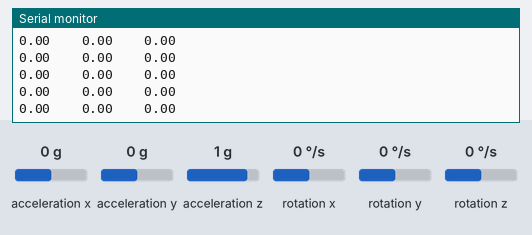
Bench run of a sketch on a simulated Arduino Uno, built with avr-gcc and run on an emulated ATmega328P. Shown: the last lines printed to the serial monitor. Wiring (inferred from the names in the program): MPU-6050 motion sensor at I2C address 0x68. The inputs (shaded band) are chosen by the test bench; at power-on: acceleration x 0 g, acceleration z 1 g, acceleration y 0 g, rotation x 0 °/s, rotation y 0 °/s, rotation z 0 °/s.

Above: at 1.2 s.
1.3 s: acceleration x set to 0.8 g
At 2.2 s:
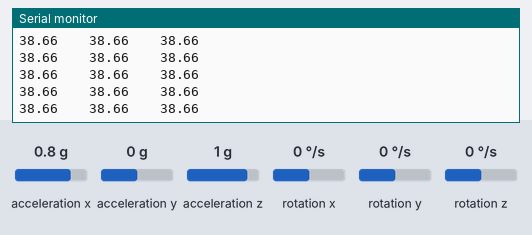
4.3 s: acceleration z set to -1.4 g
At 5.1 s:
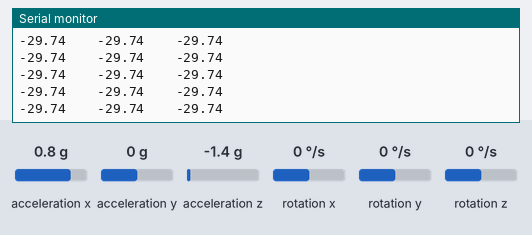
5.8 s: acceleration x set to 0 g
At 6.5 s:
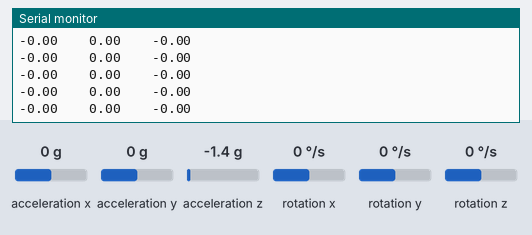
8.8 s: acceleration z set to 0 g
At 9.5 s:
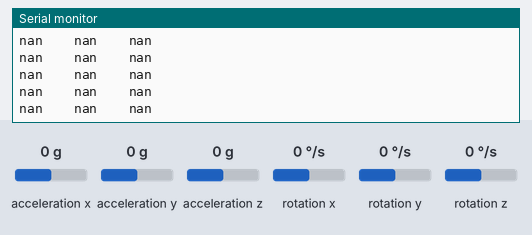
10.3 s: acceleration x set to -1.4 g
At 11.4 s:
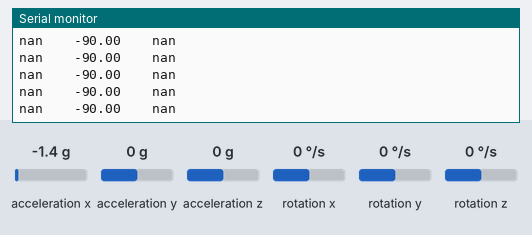
12.2 s: acceleration z set to -0.8 g
At 13.2 s:
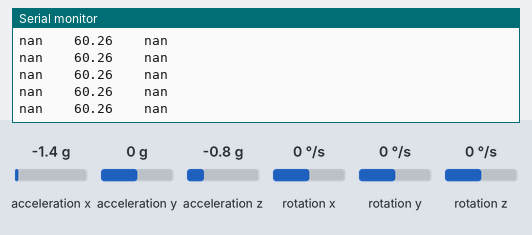
Timing chart, 0 to 15.2 s (numbered marks = the images above; inputs shaded):
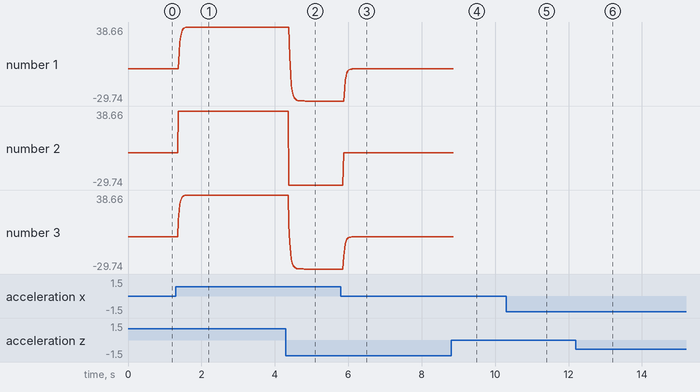

Measured:
- after the input at 1.3 s, the serial monitor: prints a new line after 0.07 s (image 1)
- after the input at 4.3 s, the serial monitor: prints a new line after 0.08 s (image 2)
- after the input at 5.8 s, the serial monitor: prints a new line after 0.08 s (image 3)
- after the input at 8.8 s, the serial monitor: prints a new line after 0.08 s (image 4)
- after the input at 10.3 s, the serial monitor: prints a new line after 0.08 s (image 5)
- after the input at 12.2 s, the serial monitor: prints a new line after 0.09 s (image 6)
- plotted number 1: 0 → 38.66 after the input at 1.3 s, 38.66 → -29.74 after the input at 4.3 s, -29.74 → 0 after the input at 5.8 s
- plotted number 2: 0 → 38.66 after the input at 1.3 s, 38.66 → -29.74 after the input at 4.3 s, -29.74 → 0 after the input at 5.8 s

The sketch:

angle.ino
```cpp
#include <Wire.h>

float new_angle = 0;
float old_angle = 0;
float Pro_angle = 0;
float Acc_angle = 0;
float a = 0.4;

long begin_ = 0;
int dt = 0;
const int MPU_adress = 0x68;//MPU6050在I²C总线上的地址为0x68
int16_t AcX, AcY, AcZ, Tmp, GyX, GyY, GyZ;
void setup(){
  Wire.begin();//用begin函数启动I²C数据总线
  Wire.beginTransmission(MPU_adress);//向I²C启动发送地址
  Wire.write(0x6B);//写入MPU6050，0x6B是mpu6050的电源管理寄存器其中Bit6位控制着mpu6050是否在睡眠模式
  Wire.write(0);//用write写0关闭mpu6050的睡眠模式
  Wire.endTransmission(true);//结束Arduino与mpu6050的前期准备工作
  Serial.begin(9600);

  Wire.beginTransmission(MPU_adress);//启动与mpu6050的通讯
  Wire.write(0x3B);//访问保存加速度和陀螺仪数据的启示地址
  Wire.endTransmission(false);
  Wire.requestFrom(MPU_adress, 14, true);//访问14个寄存器，八种数据，向MPU6050索取数据

  AcX = Wire.read() << 8 | Wire.read();//7中数据14个字节，每种数据占两个字节分别为为数据的高位和低位，将高位和低位组合成两个字节才能得到完整的数据
  AcY = Wire.read() << 8 | Wire.read();//相当于前者×256和后者按位与最后得出十进制数
  AcZ = Wire.read() << 8 | Wire.read();
  Tmp = Wire.read() << 8 | Wire.read();
  GyX = Wire.read() << 8 | Wire.read();
  GyY = Wire.read() << 8 | Wire.read();
  GyZ = Wire.read() << 8 | Wire.read();

  old_angle = atan((float)AcX / AcZ) * 57.2;

  begin_ = micros();
}
void loop(){
  Wire.beginTransmission(MPU_adress);//启动与mpu6050的通讯
  Wire.write(0x3B);//访问保存加速度和陀螺仪数据的启示地址
  Wire.endTransmission(false);
  Wire.requestFrom(MPU_adress, 14, true);//访问14个寄存器，八种数据，向MPU6050索取数据
  begin_ = micros();
  AcX = Wire.read() << 8 | Wire.read();//7中数据14个字节，每种数据占两个字节分别为为数据的高位和低位，将高位和低位组合成两个字节才能得到完整的数据
  AcY = Wire.read() << 8 | Wire.read();//相当于前者×256和后者按位与最后得出十进制数
  AcZ = Wire.read() << 8 | Wire.read();
  Tmp = Wire.read() << 8 | Wire.read();
  GyX = Wire.read() << 8 | Wire.read();
  GyY = Wire.read() << 8 | Wire.read();
  GyZ = Wire.read() << 8 | Wire.read();

  dt = micros() - begin_;
  Pro_angle = old_angle + (float)GyY / 32768 * 250 * ((float)dt / 1000000);
  Acc_angle = atan((float)AcX / AcZ) * (180 / PI);
  new_angle = Pro_angle * (1 - a) + Acc_angle * a;
  Serial.print(Pro_angle);
  Serial.print("\t\t");
  Serial.print(Acc_angle);
  Serial.print("\t\t");
  Serial.println(new_angle);
  old_angle = new_angle;
  begin_ = micros();


/*
  Serial.print("AcX = ");Serial.print(AcX);
  Serial.print(" | AcY = ");Serial.print(AcY);
  Serial.print(" | AcZ = ");Serial.print(AcZ);
  Serial.print(" | Tmp = ");Serial.print(Tmp / 340.00 + 36.53);//地址：高八位0X41、低八位0X42直接通过读取寄存器中的值来得到温度数据，温度换算公式为：Temperature = 36.53 + regval/340
  Serial.print(" | GyX = ");Serial.print(GyX);
  Serial.print(" | GyY = ");Serial.print(GyY);
  Serial.print(" | GyZ = ");Serial.println(GyZ);
  delay(1000);
*/
}
```
